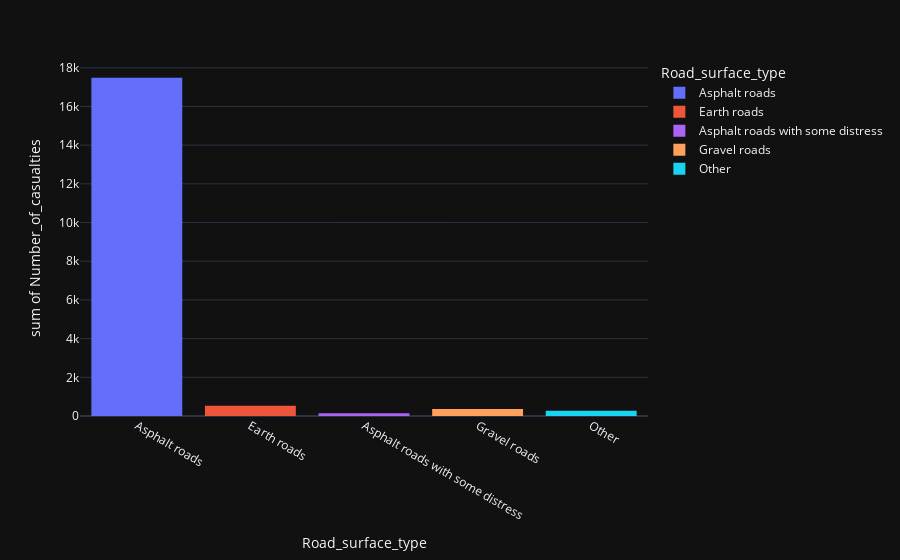

This figure's notebook cell:
### Code cell
#Histogram for Number of casualties against Road Surface Type
px.histogram(df,df['Road_surface_type'], df['Number_of_casualties'], color='Road_surface_type', template='plotly_dark')

### Figure 1 — Plotly figure (JSON) as saved in the notebook; plotly's stock layout.template omitted (floating-point values rounded to 4 significant figures; data arrays with more than 128 entries replaced by an {"elided": "..."} marker saying what was removed)
{"data": [{"alignmentgroup": "True", "bingroup": "x", "histfunc": "sum", "hovertemplate": "Road_surface_type=%{x}<br>sum of Number_of_casualties=%{y}<extra></extra>", "legendgroup": "Asphalt roads", "marker": {"color": "#636efa", "pattern": {"shape": ""}}, "name": "Asphalt roads", "offsetgroup": "Asphalt roads", "orientation": "v", "showlegend": true, "type": "histogram", "x": {"elided": "11296 str values"}, "xaxis": "x", "y": {"elided": "11296 int values"}, "yaxis": "y"}, {"alignmentgroup": "True", "bingroup": "x", "histfunc": "sum", "hovertemplate": "Road_surface_type=%{x}<br>sum of Number_of_casualties=%{y}<extra></extra>", "legendgroup": "Earth roads", "marker": {"color": "#EF553B", "pattern": {"shape": ""}}, "name": "Earth roads", "offsetgroup": "Earth roads", "orientation": "v", "showlegend": true, "type": "histogram", "x": {"elided": "358 str values"}, "xaxis": "x", "y": {"elided": "358 int values"}, "yaxis": "y"}, {"alignmentgroup": "True", "bingroup": "x", "histfunc": "sum", "hovertemplate": "Road_surface_type=%{x}<br>sum of Number_of_casualties=%{y}<extra></extra>", "legendgroup": "Asphalt roads with some distress", "marker": {"color": "#ab63fa", "pattern": {"shape": ""}}, "name": "Asphalt roads with some distress", "offsetgroup": "Asphalt roads with some distress", "orientation": "v", "showlegend": true, "type": "histogram", "x": ["Asphalt roads with some distress", "Asphalt roads with some distress", "Asphalt roads with some distress", "Asphalt roads with some distress", "Asphalt roads with some distress", "Asphalt roads with some distress", "Asphalt roads with some distress", "Asphalt roads with some distress", "Asphalt roads with some distress", "Asphalt roads with some distress", "Asphalt roads with some distress", "Asphalt roads with some distress", "Asphalt roads with some distress", "Asphalt roads with some distress", "Asphalt roads with some distress", "Asphalt roads with some distress", "Asphalt roads with some distress", "Asphalt roads with some distress", "Asphalt roads with some distress", "Asphalt roads with some distress", "Asphalt roads with some distress", "Asphalt roads with some distress", "Asphalt roads with some distress", "Asphalt roads with some distress", "Asphalt roads with some distress", "Asphalt roads with some distress", "Asphalt roads with some distress", "Asphalt roads with some distress", "Asphalt roads with some distress", "Asphalt roads with some distress", "Asphalt roads with some distress", "Asphalt roads with some distress", "Asphalt roads with some distress", "Asphalt roads with some distress", "Asphalt roads with some distress", "Asphalt roads with some distress", "Asphalt roads with some distress", "Asphalt roads with some distress", "Asphalt roads with some distress", "Asphalt roads with some distress", "Asphalt roads with some distress", "Asphalt roads with some distress", "Asphalt roads with some distress", "Asphalt roads with some distress", "Asphalt roads with some distress", "Asphalt roads with some distress", "Asphalt roads with some distress", "Asphalt roads with some distress", "Asphalt roads with some distress", "Asphalt roads with some distress", "Asphalt roads with some distress", "Asphalt roads with some distress", "Asphalt roads with some distress", "Asphalt roads with some distress", "Asphalt roads with some distress", "Asphalt roads with some distress", "Asphalt roads with some distress", "Asphalt roads with some distress", "Asphalt roads with some distress", "Asphalt roads with some distress", "Asphalt roads with some distress", "Asphalt roads with some distress", "Asphalt roads with some distress", "Asphalt roads with some distress", "Asphalt roads with some distress", "Asphalt roads with some distress", "Asphalt roads with some distress", "Asphalt roads with some distress", "Asphalt roads with some distress", "Asphalt roads with some distress", "Asphalt roads with some distress", "Asphalt roads with some distress", "Asphalt roads with some distress", "Asphalt roads with some distress", "Asphalt roads with some distress", "Asphalt roads with some distress", "Asphalt roads with some distress", "Asphalt roads with some distress", "Asphalt roads with some distress", "Asphalt roads with some distress", "Asphalt roads with some distress"], "xaxis": "x", "y": [3, 1, 1, 1, 1, 2, 2, 1, 3, 1, 1, 4, 4, 1, 1, 1, 1, 1, 1, 1, 1, 1, 1, 1, 1, 8, 1, 4, 2, 1, 1, 1, 2, 1, 2, 1, 2, 2, 1, 5, 3, 1, 5, 1, 3, 1, 1, 1, 2, 1, 1, 2, 2, 1, 1, 1, 1, 1, 3, 1, 1, 1, 1, 1, 1, 1, 4, 1, 1, 5, 1, 1, 1, 3, 2, 1, 1, 2, 1, 1, 2], "yaxis": "y"}, {"alignmentgroup": "True", "bingroup": "x", "histfunc": "sum", "hovertemplate": "Road_surface_type=%{x}<br>sum of Number_of_casualties=%{y}<extra></extra>", "legendgroup": "Gravel roads", "marker": {"color": "#FFA15A", "pattern": {"shape": ""}}, "name": "Gravel roads", "offsetgroup": "Gravel roads", "orientation": "v", "showlegend": true, "type": "histogram", "x": {"elided": "242 str values"}, "xaxis": "x", "y": {"elided": "242 int values"}, "yaxis": "y"}, {"alignmentgroup": "True", "bingroup": "x", "histfunc": "sum", "hovertemplate": "Road_surface_type=%{x}<br>sum of Number_of_casualties=%{y}<extra></extra>", "legendgroup": "Other", "marker": {"color": "#19d3f3", "pattern": {"shape": ""}}, "name": "Other", "offsetgroup": "Other", "orientation": "v", "showlegend": true, "type": "histogram", "x": {"elided": "167 str values"}, "xaxis": "x", "y": {"elided": "167 int values"}, "yaxis": "y"}], "layout": {"barmode": "relative", "legend": {"title": {"text": "Road_surface_type"}, "tracegroupgap": 0}, "margin": {"t": 60}, "xaxis": {"anchor": "y", "categoryarray": ["Asphalt roads", "Earth roads", null, "Asphalt roads with some distress", "Gravel roads", "Other"], "categoryorder": "array", "domain": [0, 1], "title": {"text": "Road_surface_type"}}, "yaxis": {"anchor": "x", "domain": [0, 1], "title": {"text": "sum of Number_of_casualties"}}}}
